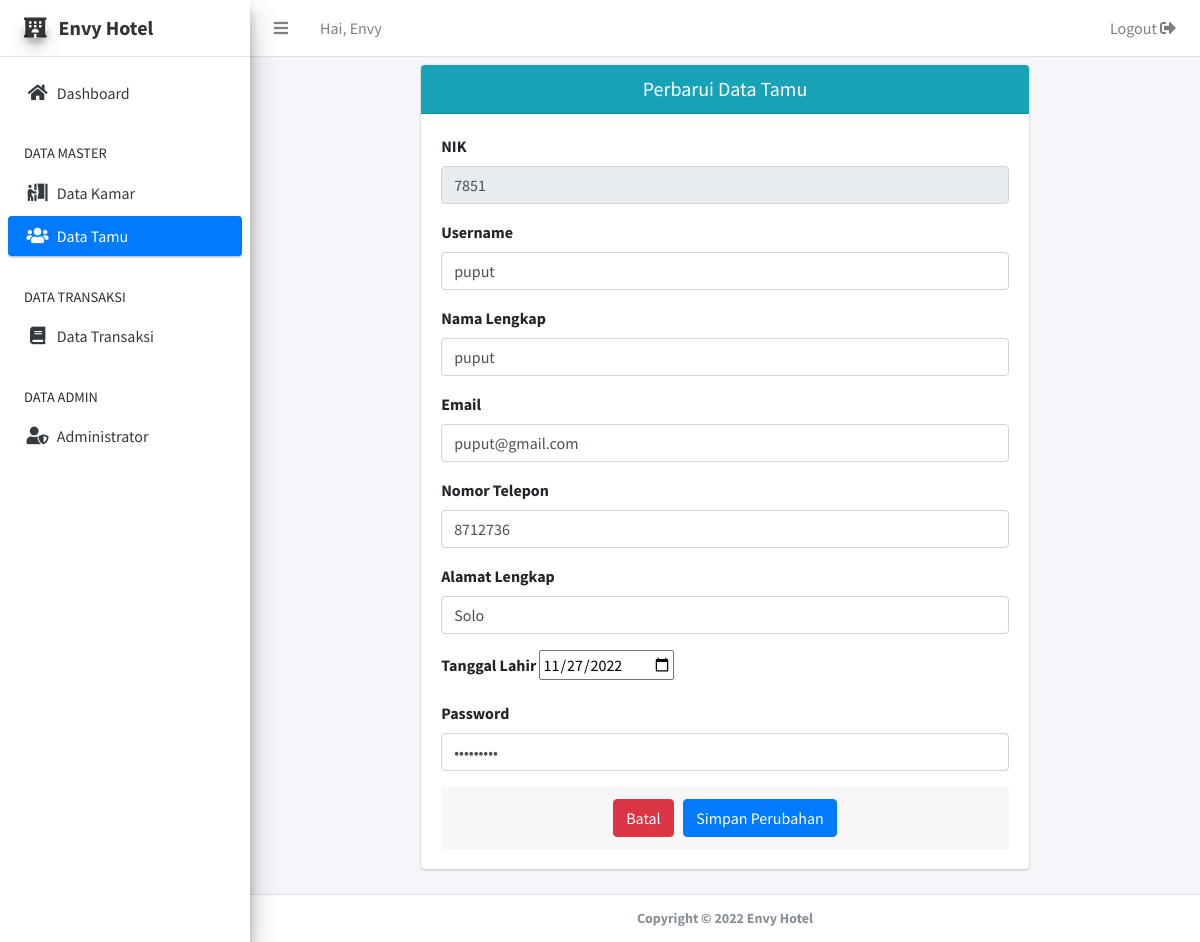
The app's page /admin/edit_tamu.php?nin=7851 with its own data.
### tables this page shows
CREATE TABLE `registrasi` (
  `username` varchar(16) NOT NULL,
  `email` varchar(255) NOT NULL,
  `nama` varchar(30) NOT NULL,
  `nin` double NOT NULL,
  `password` varchar(16) NOT NULL,
  `tanggallahir` date NOT NULL,
  `gender` varchar(10) NOT NULL,
  `alamat` varchar(255) NOT NULL,
  `telepon` int(255) NOT NULL,
  `foto` varchar(255) NOT NULL,
  `status` varchar(255) NOT NULL
);

### admin/edit_tamu.php (the view, shortened to what this page needs)
<?php
include '../koneksi.php';
$query = mysqli_query($koneksi, "SELECT * FROM admin where id_admin");
    while ($item = mysqli_fetch_array($query)){
        $nama = $item['nama'];
    }
    ?>
<!DOCTYPE html>
<html lang="en">
<head>
  <link rel="stylesheet" href="plugins/fontawesome-free/css/all.min.css">
<link rel="stylesheet" href="plugins/datatables-bs4/css/dataTables.bootstrap4.min.css">
<link rel="stylesheet" href="plugins/datatables-responsive/css/responsive.bootstrap4.min.css">
<link rel="stylesheet" href="plugins/overlayScrollbars/css/OverlayScrollbars.min.css">
<link rel="stylesheet" href="dist/css/adminlte.min.css">
</head>
<body class="hold-transition sidebar-mini layout-fixed layout-navbar-fixed layout-footer-fixed">
  <div class="wrapper">
    <nav class="main-header navbar navbar-expand navbar-white navbar-light">
      <ul class="navbar-nav">
        <li class="nav-item">
          <a class="nav-link" data-widget="pushmenu" href="#" role="button"><i class="fas fa-bars"></i></a>
        </li>
        <li class="nav-item">
          <a class="nav-link" href="">
            Hai, <?= $nama; ?>
          </a>
        </li>
      </ul>
      <ul class="navbar-nav ml-auto">
        <li class="nav-item">
          <a class="nav-link" href="logout.php" onclick="return confirm('Apakah Anda Yakin Ingin Keluar?')">
            Logout
            <i class="fas fa-sign-out-alt"></i>
          </a>
        </li>
      </ul>
    </nav>
    <aside class="main-sidebar sidebar-light-primary elevation-4">
      <a href="index3.html" class="brand-link">
        <i class="fas fa-hotel img-circle elevation-3 ml-3"></i>
        <span class="brand-text font-weight-bold">Envy Hotel</span>
      </a>
      <div class="sidebar">
        <div class="mt-3">
          <nav class="mt-2">
            <ul class="nav nav-pills nav-sidebar flex-column" data-widget="treeview" role="menu" data-accordion="false">
              <li class="nav-item">
                <a href="admin.php" class="nav-link">
                  <i class="nav-icon fas fa-home"></i>
                  <p>
                    Dashboard
                  </p>
                </a>
              </li>
              <li class="nav-header">DATA MASTER</li>
              <li class="nav-item">
                <a href="../kamar/index.php" class="nav-link">
                  <i class="nav-icon fas fa-person-booth"></i>
                  <p>
                    Data Kamar
                  </p>
                </a>
              </li>
              <li class="nav-item">
                <a href="../tamu/index.php" class="nav-link active">
                  <i class="nav-icon fas fa-users"></i>
                  <p>
                    Data Tamu
                  </p>
                </a>
              </li>
              <li class="nav-header">DATA TRANSAKSI</li>
              <li class="nav-item">
                <a href="../transaksi/index.php" class="nav-link">
                  <i class="nav-icon fas fa-book"></i>
                  <p>
                    Data Transaksi
                  </p>
                </a>
              </li>
              <li class="nav-header">DATA ADMIN</li>
              <li class="nav-item">
                <a href="../admin/index.php" class="nav-link">
                  <i class="nav-icon fas fa-user-shield"></i>
                  <p>
                    Administrator
                  </p>
                </a>
              </li>
            </ul>
          </nav>
        </div>
      </div>
    </aside>
    <div class="content-wrapper">
      <section class="content">
        <div class="container-fluid">
          <div class="row justify-content-center pt-2">
            <div class="col-md-8">
              <div class="card card-info">
                <div class="card-header">
                  <h5 class="text-center m-0">Perbarui Data Tamu</h5>
                </div>
                <?php
                    $nin = $_GET['nin'];
                    $result = mysqli_query($koneksi, "SELECT * FROM registrasi WHERE nin='$nin'");
                    while ($item = mysqli_fetch_array($result)){
                      $username = $item['username'];
                      $email = $item['email'];
                      $nama = $item['nama'];
                      $password = $item['password'];
                      $tanggallahir = $item['tanggallahir'];
                      $alamat = $item['alamat'];
                  ?>
                <form role="form" method="post" action="">
                  <div class="card-body">
                    <div class="form-group">
                      <label for="nik">NIK</label>
                      <input type="text" name="nin" class="form-control" id="nin" value="<?= $item['nin']; ?>" readonly>
                    </div>
                    <div class="form-group">
                      <label for="">Username</label>
                      <input type="text" name="username" class="form-control" value="<?= $username; ?>">
                    </div>
                    <div class="form-group">
                      <label for="">Nama Lengkap</label>
                      <input type="text" name="nama" class="form-control" value="<?= $nama; ?>" required>
                    </div>
                    <div class="form-group">
                      <label for="">Email</label>
                      <input type="text" name="nama" class="form-control" value="<?= $email; ?>" required>
                    </div>
                    <div class="form-group">
                      <label for="telepon">Nomor Telepon</label>
                      <input type="text" name="telepon" class="form-control" id="telepon" value="<?= $item['telepon']; ?>" required>
                    </div>
                    <div class="form-group">
                      <label for="alamat">Alamat Lengkap</label>
                      <input type="text" name="alamat" class="form-control" id="alamat" value="<?= $alamat ?>" required>
                    </div>
                    <div class="form-group">
                      <label for="tanggallahir">Tanggal Lahir</label>
                      <input type="date" name="tanggallahir" min=<?php date("Y-m-d") ?> class="form-control" id="tanggallahir" value="<?= $tanggallahir; ?>" required>
                    </div>
                    <div class="form-group">
                      <label for="password">Password</label>
                      <input type="password" name="password" class="form-control" id="password" value="<?= $password; ?>" required>
                    </div>
                    <div class="card-footer text-center">
                      <a href="tamu.php" name="batal" class="btn btn-danger">Batal</a>
                      <button type="submit" name="update" class="btn btn-primary" onclick="return confirm('Apakah Anda Yakin Ingin Menyimpan Perubahan Data?')">Simpan Perubahan</button>
                    </div>
                </form>
                <?php } ?>
              </div>
            </div>
          </div>
        </div>
      </section>
    </div>
    <footer class="main-footer text-sm text-center">
      <strong>Copyright &copy; 2022 Envy Hotel</strong>
    </footer>
  </div>
</body>
</html>

### records on screen
registrasi: nin "7851", username "puput", nama "puput", nama "puput@gmail.com", telepon "8712736", alamat "Solo", tanggallahir "11/27/2022"

### other values on screen
$nama "Envy"
